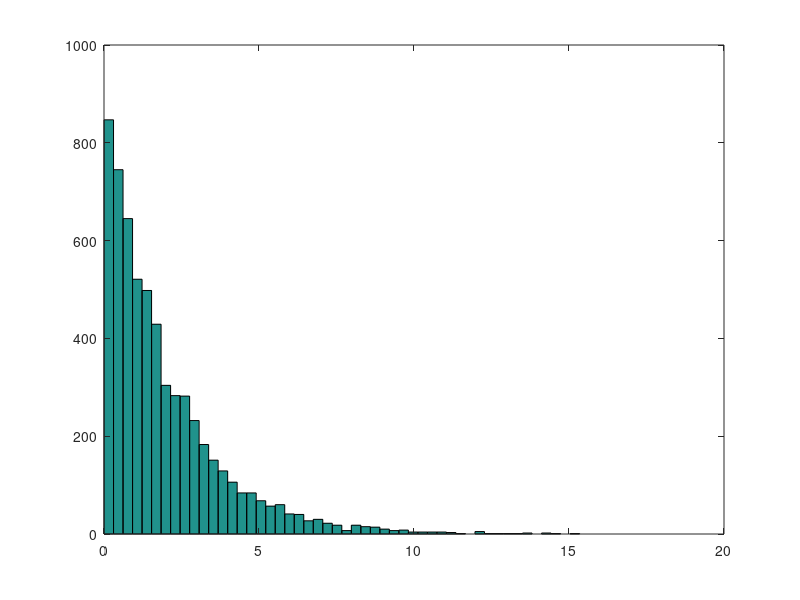
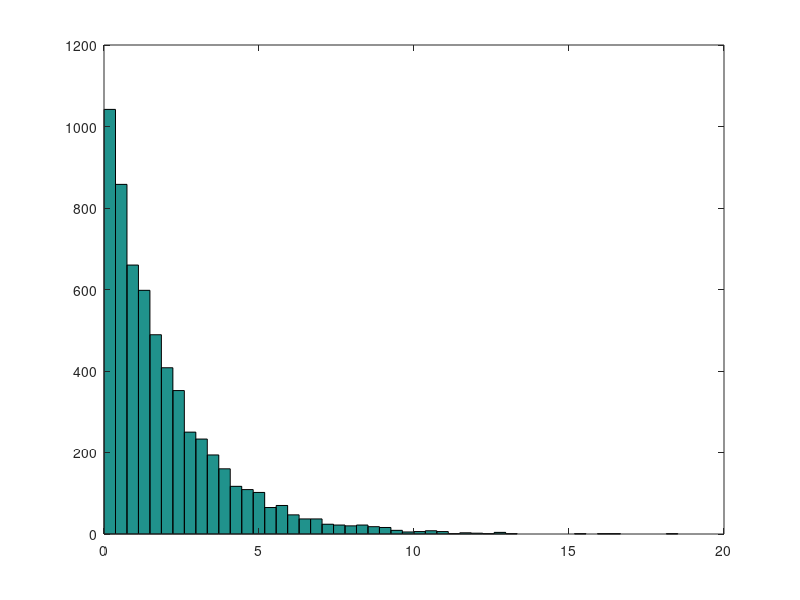
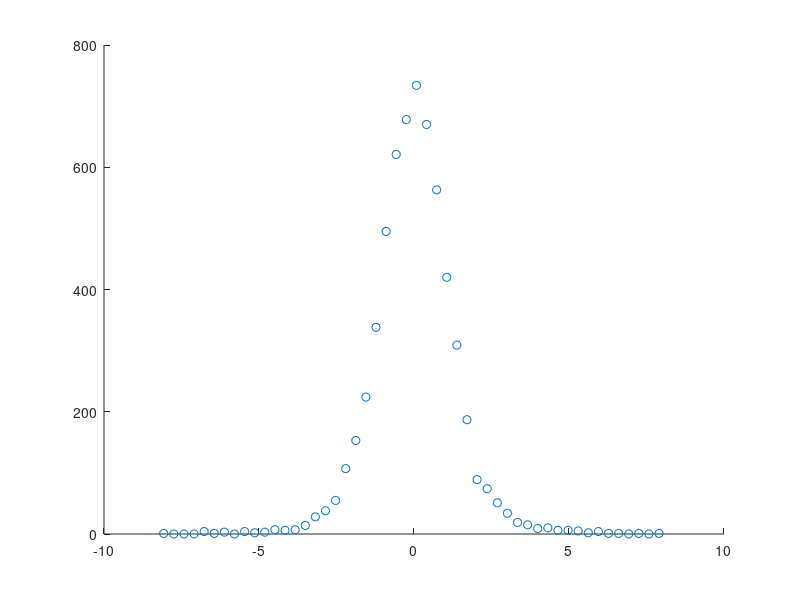
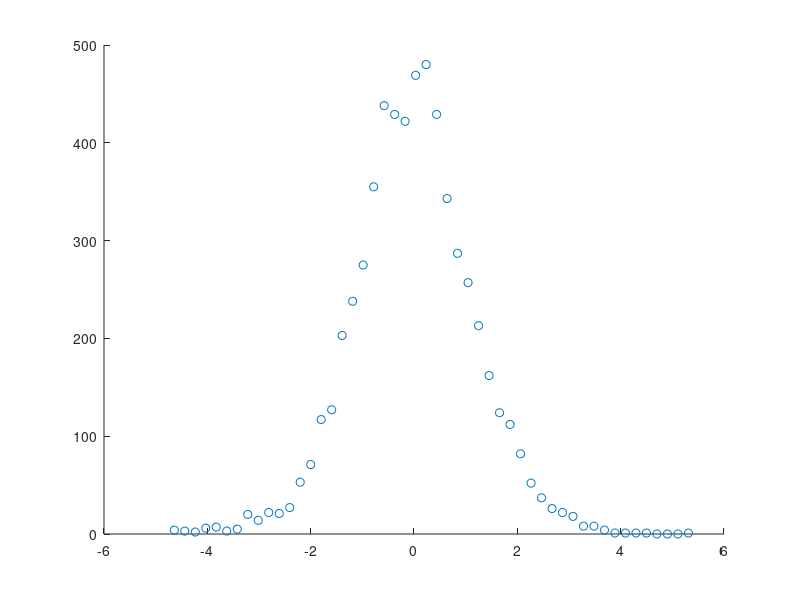

These figures' MATLAB source, in order:
n = 6000;
v = [1,2,5,10,100];
g = length(v);

t_sample = @(df) random('t',df,[n,1]);
T = arrayfun(@(df)t_sample(v(df)), 1:g, 'un', 0);
T = cell2mat(T);


for ii = 1:g
    figure(ii)
    [A,B] = hist(T(:,ii),50);
    scatter(B,A)
end

%%%%%%%%%%%%%%%%%%%%%%%%%%
df = 8;
phi = randn(n,1);
Y_inv = random('gam',df/2,2/df,[n,1]);
Y = 1./Y_inv;
X = sqrt(Y).*phi;
T = random('t',df,[n,1]);

figure(1)
hist(X, 50)


figure(2)
hist(T, 50)

%%%%%%%%%%%%%%%%%%%%%%%%%%
df = 2;
prec = random('gam',df/2,df/2,[n,1]);
sigma = (1./prec).^(0.5);
mu = zeros(n,1);
n_sample = random('norm',mu,sigma);


%%%%%%%%%%%%%%%%%%%%%%%%%%
chi2_sample =  random('chi2',df,[n,1]);
gamma_sample = random('gam',df/2,2,[n,1]);

figure(1)
hist(chi2_sample, 50)

figure(2)
hist(gamma_sample, 50)